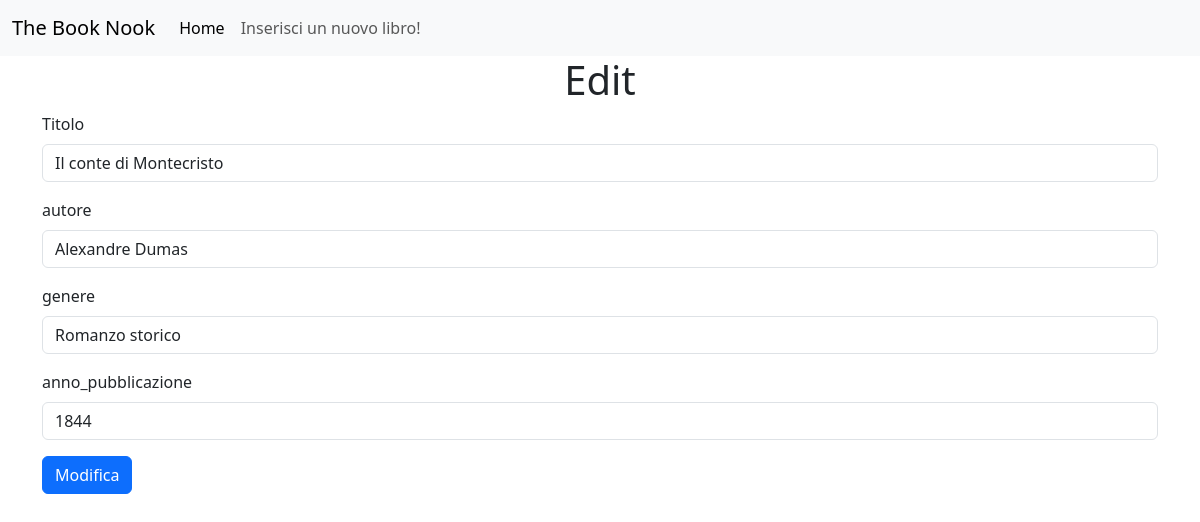
The app's page /edit.php?id=4 with its own data.
### tables this page shows
CREATE TABLE `libri` (
  `id` smallint(6) NOT NULL,
  `titolo` varchar(500) NOT NULL,
  `autore` varchar(500) NOT NULL,
  `anno_pubblicazione` int(11) NOT NULL,
  `genere` varchar(500) NOT NULL
);

### edit.php (the view, shortened to what this page needs)
<?php
include __DIR__ . '/includes/db.php';
$stmt = $pdo->prepare('SELECT * FROM libri WHERE id = ?');
$stmt->execute([$_GET["id"]]);
$row = $stmt->fetch();
include __DIR__ . '/includes/initial.php'; ?>
<h1 class="text-center">Edit</h1>
<form action="/FULL%20STACK%20EPICODE/U1/W1%20-%20PHP%201/W1-D5%20wp-php1/edit-logic.php" method="POST" novalidate>
    <div class="mb-3">
        <label for="titolo" class="form-label">Titolo</label>
        <input type="text" class="form-control" id="titolo" name="titolo" value="<?= $row['titolo'] ?>">
    </div>
    <div class="mb-3">
        <label for="autore" class="form-label">autore</label>
        <input type="text" class="form-control" id="autore" name="autore" value="<?= $row['autore'] ?>">
    </div>
    <div class="mb-3">
        <label for="genere" class="form-label">genere</label>
        <input type="text" class="form-control" id="genere" name="genere" value="<?= $row['genere'] ?>">
    </div>
    <div class="mb-3">
        <label for="anno_pubblicazione" class="form-label">anno_pubblicazione</label>
        <input type="number" class="form-control" id="anno_pubblicazione" name="anno_pubblicazione"
            value="<?= $row['anno_pubblicazione'] ?>">
    </div>
    <button type="submit" class="btn btn-primary">Modifica</button>
</form>
<?php include __DIR__ . '/includes/end.php';

### records on screen
libri: titolo "Il conte di Montecristo", autore "Alexandre Dumas", genere "Romanzo storico", anno_pubblicazione "1844"
